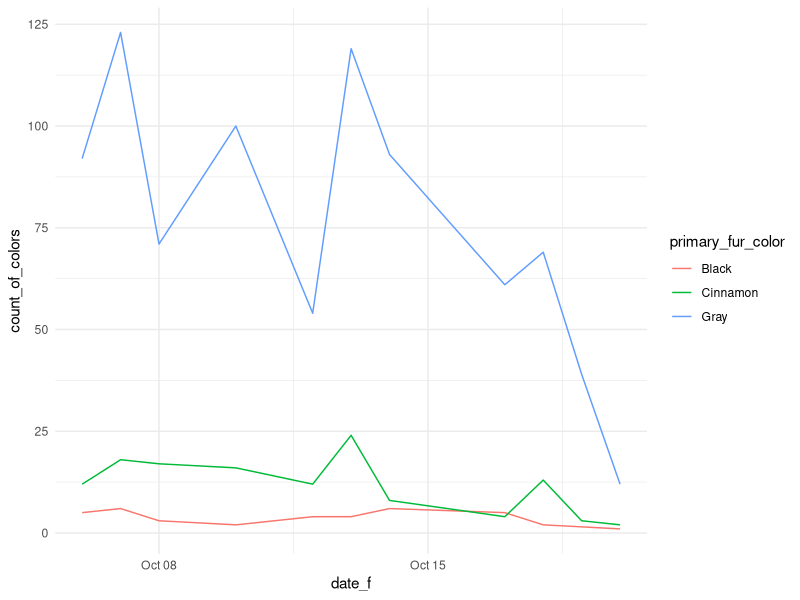
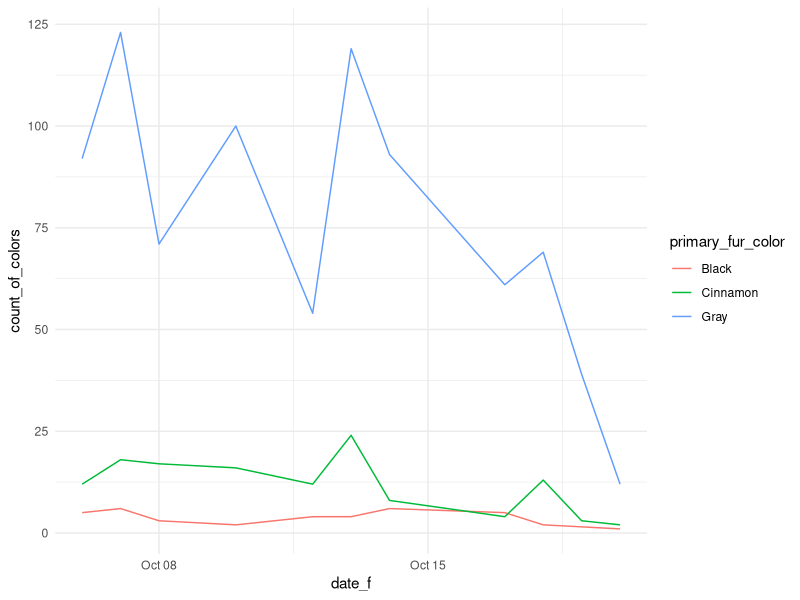

The R source for these figures, in order:
## ---- chunk 1
library(tidyverse)
library(ggplot2)
# install.packages('patchwork')
library(patchwork)

theme_set(theme_minimal())
knitr::opts_chunk$set(dpi = 200)
## ---- chunk 2
squirrel_subset <- read.csv('squirrels_subset.csv')
squirrel_subset <- filter(squirrel_subset, !is.na(primary_fur_color))

squirrel_subset <- squirrel_subset %>%
  mutate(date_f = as.Date.character(date, format = '%m%d%Y'))
## ---- chunk 3
squirrel_subset %>%
  group_by(date_f, primary_fur_color) %>%
  summarise(count_of_colors = n()) %>% 
  ggplot() + 
  aes(x = date_f, y = count_of_colors, color = primary_fur_color) + 
  geom_line()
## ---- chunk 4
squirrel_subset %>%
  group_by(date_f, primary_fur_color) %>%
  summarise(count_of_colors = n()) %>% 
  ggplot() + 
  aes(x = date_f, y = count_of_colors, color = primary_fur_color) + 
  geom_line() 
